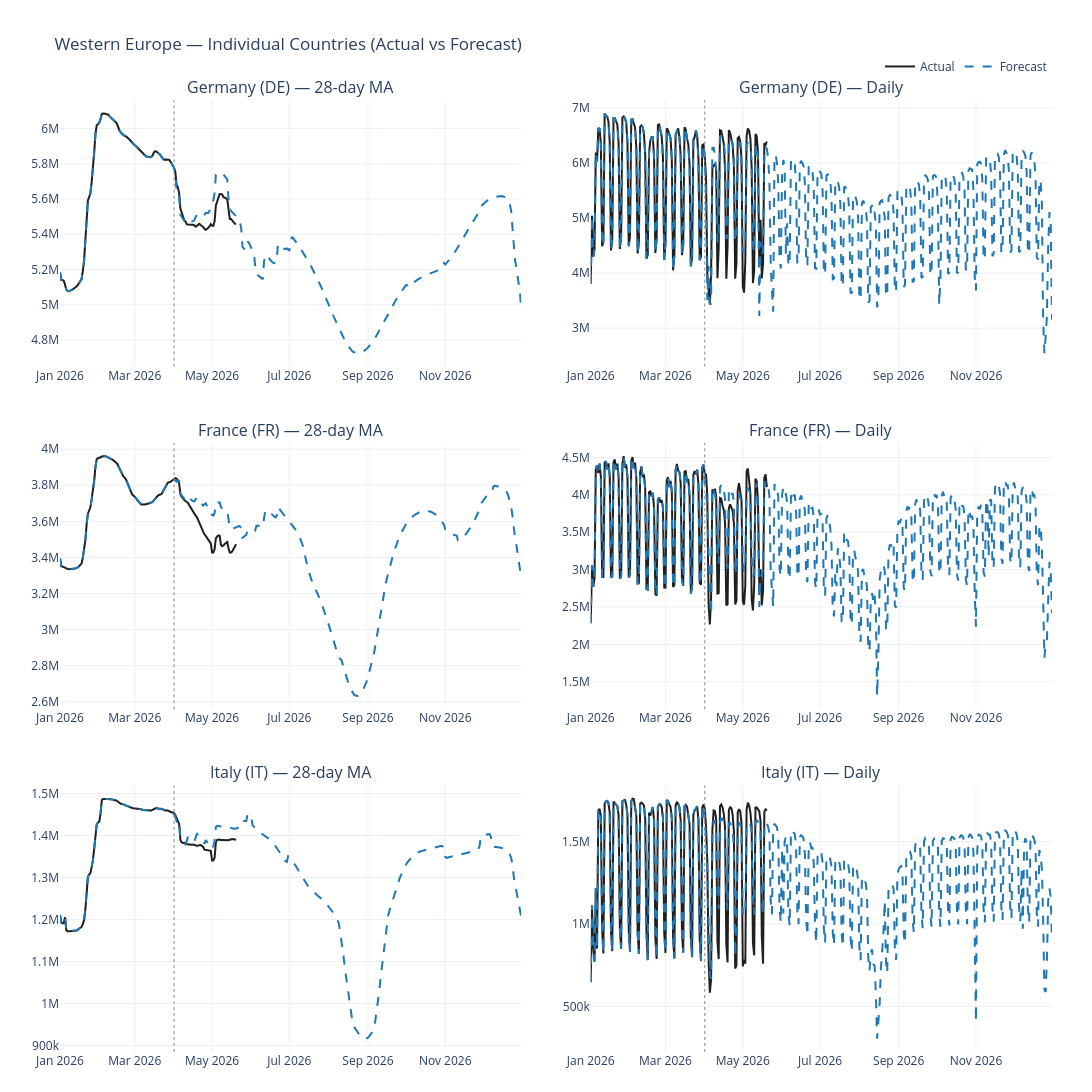

Notebook source saved alongside this figure:
### Markdown cell above
## 3a. Western Europe — individual countries

The April forecast only covers Germany, France, and Italy individually — every other Western European country sits inside the `ROW` aggregate.

### Code cell
# [plot-we-countries]
fig = plot_entities(we_entities, "Western Europe — Individual Countries (Actual vs Forecast)")
fig.show()

### Figure 1 — Plotly figure (JSON) as saved in the notebook; plotly's stock layout.template omitted (floating-point values rounded to 4 significant figures; data arrays with more than 128 entries replaced by an {"elided": "..."} marker saying what was removed)
{"data": [{"hovertemplate": "%{x|%Y-%m-%d}<br>Actual: %{y:,.0f}<extra></extra>", "legendgroup": "actual", "line": {"color": "#1f1f1f", "width": 2}, "mode": "lines", "name": "Actual", "showlegend": true, "type": "scatter", "x": {"elided": "140 str values"}, "xaxis": "x", "y": {"elided": "140 float values"}, "yaxis": "y"}, {"hovertemplate": "%{x|%Y-%m-%d}<br>Forecast: %{y:,.0f}<extra></extra>", "legendgroup": "forecast", "line": {"color": "#1f77b4", "dash": "dash", "width": 2}, "mode": "lines", "name": "Forecast", "showlegend": true, "type": "scatter", "x": {"elided": "365 str values"}, "xaxis": "x", "y": {"elided": "365 float values"}, "yaxis": "y"}, {"hovertemplate": "%{x|%Y-%m-%d}<br>Actual: %{y:,.0f}<extra></extra>", "legendgroup": "actual", "line": {"color": "#1f1f1f", "width": 2}, "mode": "lines", "name": "Actual", "showlegend": false, "type": "scatter", "x": {"elided": "140 str values"}, "xaxis": "x2", "y": {"elided": "140 int values"}, "yaxis": "y2"}, {"hovertemplate": "%{x|%Y-%m-%d}<br>Forecast: %{y:,.0f}<extra></extra>", "legendgroup": "forecast", "line": {"color": "#1f77b4", "dash": "dash", "width": 2}, "mode": "lines", "name": "Forecast", "showlegend": false, "type": "scatter", "x": {"elided": "365 str values"}, "xaxis": "x2", "y": {"elided": "365 float values"}, "yaxis": "y2"}, {"hovertemplate": "%{x|%Y-%m-%d}<br>Actual: %{y:,.0f}<extra></extra>", "legendgroup": "actual", "line": {"color": "#1f1f1f", "width": 2}, "mode": "lines", "name": "Actual", "showlegend": false, "type": "scatter", "x": {"elided": "140 str values"}, "xaxis": "x3", "y": {"elided": "140 float values"}, "yaxis": "y3"}, {"hovertemplate": "%{x|%Y-%m-%d}<br>Forecast: %{y:,.0f}<extra></extra>", "legendgroup": "forecast", "line": {"color": "#1f77b4", "dash": "dash", "width": 2}, "mode": "lines", "name": "Forecast", "showlegend": false, "type": "scatter", "x": {"elided": "365 str values"}, "xaxis": "x3", "y": {"elided": "365 float values"}, "yaxis": "y3"}, {"hovertemplate": "%{x|%Y-%m-%d}<br>Actual: %{y:,.0f}<extra></extra>", "legendgroup": "actual", "line": {"color": "#1f1f1f", "width": 2}, "mode": "lines", "name": "Actual", "showlegend": false, "type": "scatter", "x": {"elided": "140 str values"}, "xaxis": "x4", "y": {"elided": "140 int values"}, "yaxis": "y4"}, {"hovertemplate": "%{x|%Y-%m-%d}<br>Forecast: %{y:,.0f}<extra></extra>", "legendgroup": "forecast", "line": {"color": "#1f77b4", "dash": "dash", "width": 2}, "mode": "lines", "name": "Forecast", "showlegend": false, "type": "scatter", "x": {"elided": "365 str values"}, "xaxis": "x4", "y": {"elided": "365 float values"}, "yaxis": "y4"}, {"hovertemplate": "%{x|%Y-%m-%d}<br>Actual: %{y:,.0f}<extra></extra>", "legendgroup": "actual", "line": {"color": "#1f1f1f", "width": 2}, "mode": "lines", "name": "Actual", "showlegend": false, "type": "scatter", "x": {"elided": "140 str values"}, "xaxis": "x5", "y": {"elided": "140 float values"}, "yaxis": "y5"}, {"hovertemplate": "%{x|%Y-%m-%d}<br>Forecast: %{y:,.0f}<extra></extra>", "legendgroup": "forecast", "line": {"color": "#1f77b4", "dash": "dash", "width": 2}, "mode": "lines", "name": "Forecast", "showlegend": false, "type": "scatter", "x": {"elided": "365 str values"}, "xaxis": "x5", "y": {"elided": "365 float values"}, "yaxis": "y5"}, {"hovertemplate": "%{x|%Y-%m-%d}<br>Actual: %{y:,.0f}<extra></extra>", "legendgroup": "actual", "line": {"color": "#1f1f1f", "width": 2}, "mode": "lines", "name": "Actual", "showlegend": false, "type": "scatter", "x": {"elided": "140 str values"}, "xaxis": "x6", "y": {"elided": "140 int values"}, "yaxis": "y6"}, {"hovertemplate": "%{x|%Y-%m-%d}<br>Forecast: %{y:,.0f}<extra></extra>", "legendgroup": "forecast", "line": {"color": "#1f77b4", "dash": "dash", "width": 2}, "mode": "lines", "name": "Forecast", "showlegend": false, "type": "scatter", "x": {"elided": "365 str values"}, "xaxis": "x6", "y": {"elided": "365 float values"}, "yaxis": "y6"}], "layout": {"annotations": [{"font": {"size": 16}, "showarrow": false, "text": "Germany (DE) — 28-day MA", "x": 0.2325, "xanchor": "center", "xref": "paper", "y": 1, "yanchor": "bottom", "yref": "paper"}, {"font": {"size": 16}, "showarrow": false, "text": "Germany (DE) — Daily", "x": 0.7675, "xanchor": "center", "xref": "paper", "y": 1, "yanchor": "bottom", "yref": "paper"}, {"font": {"size": 16}, "showarrow": false, "text": "France (FR) — 28-day MA", "x": 0.2325, "xanchor": "center", "xref": "paper", "y": 0.64, "yanchor": "bottom", "yref": "paper"}, {"font": {"size": 16}, "showarrow": false, "text": "France (FR) — Daily", "x": 0.7675, "xanchor": "center", "xref": "paper", "y": 0.64, "yanchor": "bottom", "yref": "paper"}, {"font": {"size": 16}, "showarrow": false, "text": "Italy (IT) — 28-day MA", "x": 0.2325, "xanchor": "center", "xref": "paper", "y": 0.28, "yanchor": "bottom", "yref": "paper"}, {"font": {"size": 16}, "showarrow": false, "text": "Italy (IT) — Daily", "x": 0.7675, "xanchor": "center", "xref": "paper", "y": 0.28, "yanchor": "bottom", "yref": "paper"}], "height": 1220, "hovermode": "x unified", "legend": {"orientation": "h", "x": 1, "xanchor": "right", "y": 1.02, "yanchor": "bottom"}, "margin": {"b": 40, "l": 60, "r": 40, "t": 100}, "shapes": [{"line": {"color": "#888", "dash": "dot", "width": 1}, "type": "line", "x0": "2026-04-01T00:00:00", "x1": "2026-04-01T00:00:00", "xref": "x", "y0": 0, "y1": 1, "yref": "y domain"}, {"line": {"color": "#888", "dash": "dot", "width": 1}, "type": "line", "x0": "2026-04-01T00:00:00", "x1": "2026-04-01T00:00:00", "xref": "x2", "y0": 0, "y1": 1, "yref": "y2 domain"}, {"line": {"color": "#888", "dash": "dot", "width": 1}, "type": "line", "x0": "2026-04-01T00:00:00", "x1": "2026-04-01T00:00:00", "xref": "x3", "y0": 0, "y1": 1, "yref": "y3 domain"}, {"line": {"color": "#888", "dash": "dot", "width": 1}, "type": "line", "x0": "2026-04-01T00:00:00", "x1": "2026-04-01T00:00:00", "xref": "x4", "y0": 0, "y1": 1, "yref": "y4 domain"}, {"line": {"color": "#888", "dash": "dot", "width": 1}, "type": "line", "x0": "2026-04-01T00:00:00", "x1": "2026-04-01T00:00:00", "xref": "x5", "y0": 0, "y1": 1, "yref": "y5 domain"}, {"line": {"color": "#888", "dash": "dot", "width": 1}, "type": "line", "x0": "2026-04-01T00:00:00", "x1": "2026-04-01T00:00:00", "xref": "x6", "y0": 0, "y1": 1, "yref": "y6 domain"}], "title": {"text": "Western Europe — Individual Countries (Actual vs Forecast)"}, "width": 1300, "xaxis": {"anchor": "y", "domain": [0, 0.465], "range": ["2026-01-01T00:00:00", "2026-12-31T00:00:00"]}, "xaxis2": {"anchor": "y2", "domain": [0.535, 1.0], "range": ["2026-01-01T00:00:00", "2026-12-31T00:00:00"]}, "xaxis3": {"anchor": "y3", "domain": [0, 0.465], "range": ["2026-01-01T00:00:00", "2026-12-31T00:00:00"]}, "xaxis4": {"anchor": "y4", "domain": [0.535, 1.0], "range": ["2026-01-01T00:00:00", "2026-12-31T00:00:00"]}, "xaxis5": {"anchor": "y5", "domain": [0, 0.465], "range": ["2026-01-01T00:00:00", "2026-12-31T00:00:00"]}, "xaxis6": {"anchor": "y6", "domain": [0.535, 1.0], "range": ["2026-01-01T00:00:00", "2026-12-31T00:00:00"]}, "yaxis": {"anchor": "x", "domain": [0.72, 1], "tickformat": "~s"}, "yaxis2": {"anchor": "x2", "domain": [0.72, 1], "tickformat": "~s"}, "yaxis3": {"anchor": "x3", "domain": [0.36, 0.64], "tickformat": "~s"}, "yaxis4": {"anchor": "x4", "domain": [0.36, 0.64], "tickformat": "~s"}, "yaxis5": {"anchor": "x5", "domain": [0, 0.28], "tickformat": "~s"}, "yaxis6": {"anchor": "x6", "domain": [0, 0.28], "tickformat": "~s"}}}
